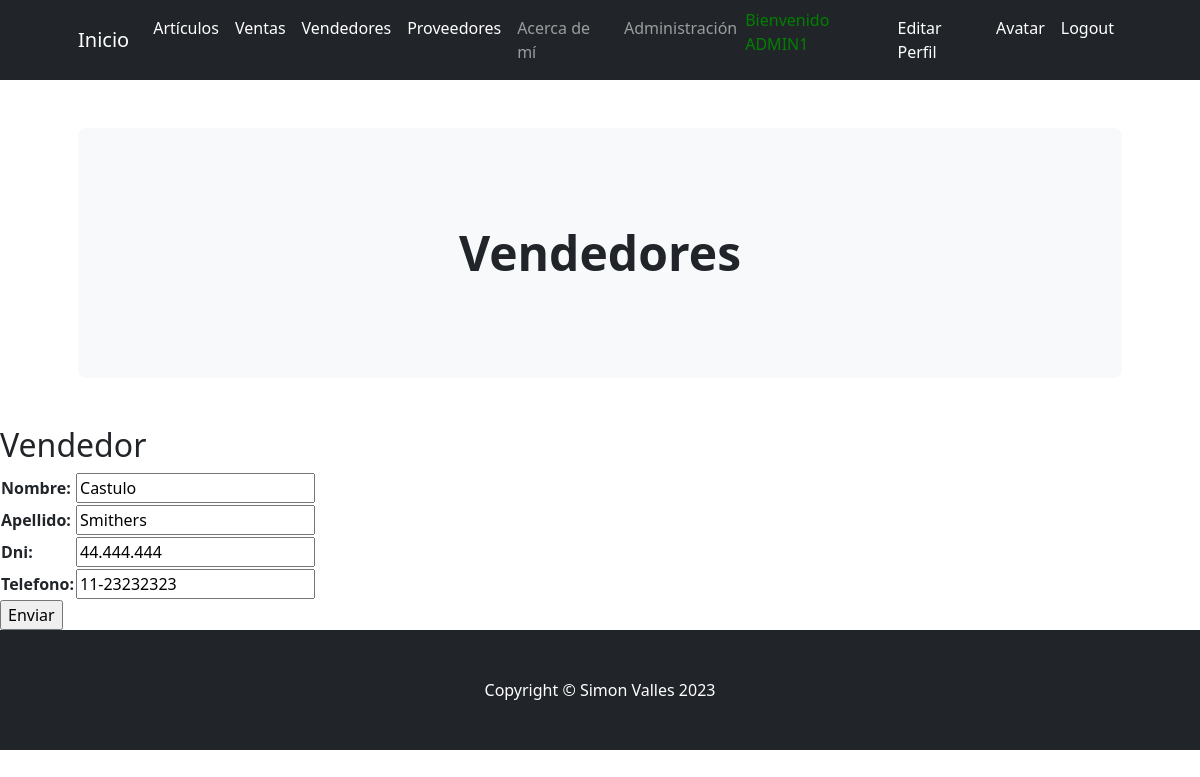
The app's page /aplicacion/update_vendedor/2/ (signed in) with its own data.
### aplicacion/models.py (models this page shows, shortened)
class Vendedor(models.Model):
    nombre = models.CharField(max_length=50)
    apellido = models.CharField(max_length=50)
    dni = models.CharField(max_length=15)#ingresar con puntos divisorios
    telefono = models.CharField(max_length=20)

### aplicacion/views.py (the view)
# urls.py: path('update_vendedor/<int:pk>/', VendedorUpdate.as_view(), name="update_vendedor"),
class VendedorUpdate(LoginRequiredMixin, UpdateView):
    model = Vendedor
    fields = ['nombre', 'apellido', 'dni', 'telefono']
    success_url = reverse_lazy('vendedores')

### aplicacion/templates/aplicacion/vendedor_form.html (shortened to what this page needs)
{% extends 'aplicacion/base.html' %}
{% load static %}
{% block cabecera %}Vendedores{% endblock cabecera %}
{% block contenido %}
    <h2>Vendedor</h2>
    <form action="" method="POST">
        <table>
            {{ form.as_table }}
        </table>
        <input type="submit" value="Enviar">
    </form>
{% endblock contenido %}

### aplicacion/templates/aplicacion/base.html (shortened to what this page needs)
<!DOCTYPE html>
<html lang="en">
    <head>
        {% load static %}
        <link href="https://cdn.jsdelivr.net/npm/bootstrap-icons@1.4.1/font/bootstrap-icons.css" rel="stylesheet" />
        <link rel="stylesheet" href="https://cdnjs.cloudflare.com/ajax/libs/font-awesome/6.4.0/css/all.min.css">
        <link href="{% static 'aplicacion/css/styles.css' %}" rel="stylesheet" />
    </head>
    <body>
        <nav class="navbar navbar-expand-lg navbar-dark bg-dark">
            <div class="container px-lg-5">
                <a class="navbar-brand" href="{% url 'inicio' %}">Inicio</a>
                <div class="collapse navbar-collapse" id="navbarSupportedContent">
                    <ul class="navbar-nav ms-auto mb-2 mb-lg-0">
                {% if user.is_authenticated %}
                        <li class="nav-item"><a class="nav-link active" aria-current="page" href="{% url 'articulos' %}">Artículos</a></li>
                        <li class="nav-item"><a class="nav-link active" aria-current="page" href="{% url 'ventas' %}">Ventas</a></li>
                        <li class="nav-item"><a class="nav-link active" aria-current="page" href="{% url 'vendedores' %}">Vendedores</a></li>
                        <li class="nav-item"><a class="nav-link active" aria-current="page" href="{% url 'proveedores' %}">Proveedores</a></li>
                        <li class="nav-item"><a class="nav-link" href="{% url 'about' %}">Acerca de mí</a></li>
                        <li class="nav-item"><a class="nav-link" aria-current="page" href="{% url 'admin:index' %}">Administración</a></li>
                        <p style="color:green">Bienvenido {{ user.username|upper}}</p>
                        <li class="nav-item"><a class="nav-link active" aria-current="page" href="{% url 'editar_perfil' %}">Editar Perfil</a></li>
                        <li class="nav-item"><a class="nav-link active" aria-current="page" href="{% url 'agregar_avatar' %}">Avatar</a></li>
                        <li class="nav-item"><a class="nav-link active" aria-current="page" href="{% url 'logout' %}">Logout</a></li>
                {% else %}
                        <li class="nav-item"><a class="nav-link active" aria-current="page" href="{% url 'register' %}">Registrarse</a></li>
                        <li class="nav-item"><a class="nav-link active" aria-current="page" href="{% url 'login' %}">Login</a></li>
                {% endif %}
                    </ul>
                </div>
            </div>
        </nav>
        <header class="py-5">
            <div class="container px-lg-5">
                <div class="p-4 p-lg-5 bg-light rounded-3 text-center">
                    <div class="m-4 m-lg-5">
                        <h1 class="display-5 fw-bold">
                            {% block cabecera %}{% endblock cabecera %}
                        </h1>
                    </div>
                </div>
            </div>
        </header>
        {% block contenido %}{% endblock contenido %}
        {% if user.is_authenticated %}
        <footer class="py-5 bg-dark">
            <div class="container"><p class="m-0 text-center text-white">Copyright &copy; Simon Valles 2023</p></div>
        </footer>
        {% endif %}
    </body>
</html>

### records on screen
Vendedor: nombre "Castulo", apellido "Smithers", dni "44.444.444", telefono "11-23232323"

### other values on screen
{{ user.username|upper }} "ADMIN1"
